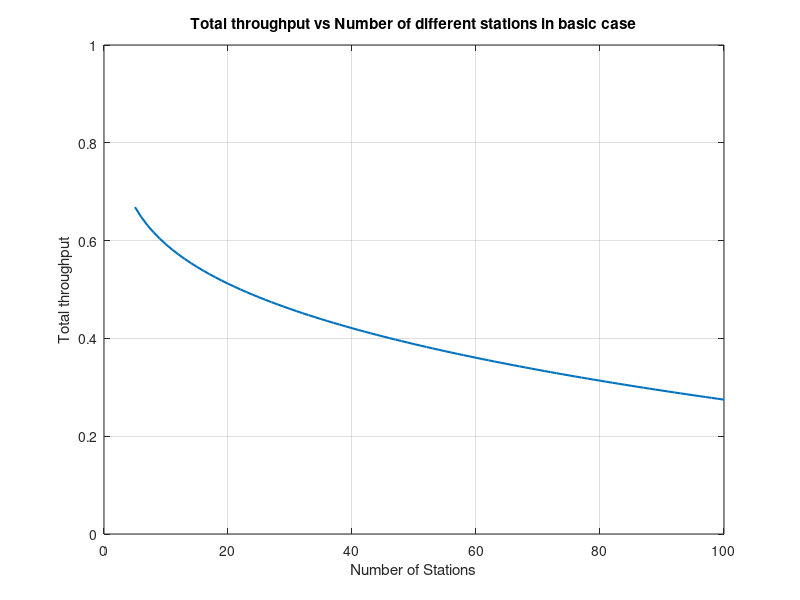

Reproduce this figure in MATLAB.
% Kaichen Zhang & Xiaoyu Gao EE597 project
% Numerical calculations based on Bianchis article
clear; clc; close all;
% Set default parameters from the article
SIFS = 28; DIFS = 128; slot_time = 50; prop_delay = 1;% us
PayLoad = 8184; MAC_header = 272; PHY_header = 128; ack = 112; % bits
Packet = MAC_header + PHY_header + PayLoad; % bits
ACK = 112 + PHY_header; % bits
Ts = (Packet + SIFS + ACK + DIFS + 2 * prop_delay) / slot_time;
Tc = (Packet + DIFS + prop_delay) / slot_time;

% Set the window size and stage number by typing inputs
W = input('Minimum backoff window size: (in slot time)\n');
m = input('Maximum stage number: \n');

% Computation
throughput = [];
for n = 5 : 1 : 100 % Start from 5 stations condition
    fun = @(p) (p-1+(1-2*(1-2*p)/((1-2*p)*(W+1)+ p*W*(1-(2*p)^m)))^(n-1));
    % P is the probability that transmitted packet collide
    P = fzero(fun,[0,1]); 
    % tau is probability that a station transmits in a generic slot time
    tau = 2*(1-2*P)/((1-2*P)*(W+1)+ P*W*(1-(2*P)^m));
    % Ptr is that in a slot time there is at least one transmission
    Ptr = 1 - (1 - tau) ^ n;
    % Ps is the probability that a transmission is successful
    Ps = n * tau * (1 - tau) ^ (n - 1) / Ptr;
    % ETX is the number of consecutive idle slots between two consecutive transmissions on the channel
    E_Idle = 1 / Ptr - 1;
    % Throughput = Ps * E[P] / (ETX + Ps * Ts + (1 - Ps) * Tc)
    throughput = [throughput, Ps*(PayLoad/slot_time)/(E_Idle+Ps*Ts+(1-Ps)*Tc)];
end
plot(5 : 1 : 100,throughput,'LineWidth',1.5);
hold on;
axis([0 100 0 1]);
xlabel('Number of Stations');
ylabel('Total throughput');
title('Total throughput vs Number of different stations in basic case');
grid on;